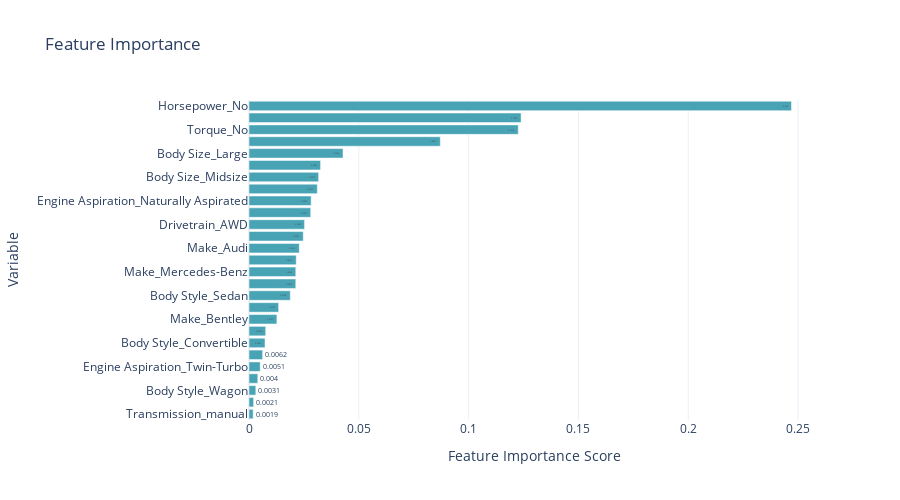

Notebook code cell kept with this figure:
### Markdown cell above
#### 8.4. Creating the Bar Graph

### Code cell
# creating our Bar chart

# Sort feature importance DataFrame by 'Feature Importance Score'
final_fi_sorted = final_fi.sort_values(by='Feature Importance Score', ascending=True)

# Create interactive bar chart with Plotly
fig = px.bar(
    final_fi_sorted,
    x='Feature Importance Score',
    y='Variable',
    orientation='h',
    title="Feature Importance",
    labels={'Feature Importance Score': 'Importance', 'Variable': 'Feature'},
    text='Feature Importance Score',
    color_discrete_sequence=['#48a3b4']  # Custom bar color
)
fig.update_layout(
    xaxis_title="Feature Importance Score",
    yaxis_title="Variable",
    template="plotly_white",
    height=500
)
# st.plotly_chart(fig, use_container_width=True)

fig.show()

### Figure 1 — Plotly figure (JSON) as saved in the notebook; plotly's stock layout.template omitted (floating-point values rounded to 4 significant figures)
{"data": [{"hovertemplate": "Importance=%{text}<br>Feature=%{y}<extra></extra>", "legendgroup": "", "marker": {"color": "#48a3b4", "pattern": {"shape": ""}}, "name": "", "orientation": "h", "showlegend": false, "text": [0.0019, 0.0021, 0.0031, 0.004, 0.0051, 0.0062, 0.0073, 0.0076, 0.0127, 0.0135, 0.0188, 0.0213, 0.0213, 0.0215, 0.0229, 0.0247, 0.0253, 0.0281, 0.0283, 0.0311, 0.0317, 0.0326, 0.0428, 0.0871, 0.1226, 0.1239, 0.247], "textposition": "auto", "type": "bar", "x": [0.0019, 0.0021, 0.0031, 0.004, 0.0051, 0.0062, 0.0073, 0.0076, 0.0127, 0.0135, 0.0188, 0.0213, 0.0213, 0.0215, 0.0229, 0.0247, 0.0253, 0.0281, 0.0283, 0.0311, 0.0317, 0.0326, 0.0428, 0.0871, 0.1226, 0.1239, 0.247], "xaxis": "x", "y": ["Transmission_manual", "Transmission_automatic", "Body Style_Wagon", "Engine Aspiration_Electric Motor", "Engine Aspiration_Twin-Turbo", "Make_Nissan", "Body Style_Convertible", "Body Style_Coupe", "Make_Bentley", "Make_BMW", "Body Style_Sedan", "Body Size_Compact", "Make_Mercedes-Benz", "Body Style_Pickup Truck", "Make_Audi", "Body Style_Cargo Van", "Drivetrain_AWD", "Drivetrain_4WD", "Engine Aspiration_Naturally Aspirated", "Drivetrain_RWD", "Body Size_Midsize", "Body Style_SUV", "Body Size_Large", "Engine Aspiration_Turbocharged", "Torque_No", "Make_Ford", "Horsepower_No"], "yaxis": "y"}], "layout": {"barmode": "relative", "height": 500, "legend": {"tracegroupgap": 0}, "title": {"text": "Feature Importance"}, "xaxis": {"anchor": "y", "domain": [0, 1], "title": {"text": "Feature Importance Score"}}, "yaxis": {"anchor": "x", "domain": [0, 1], "title": {"text": "Variable"}}}}
